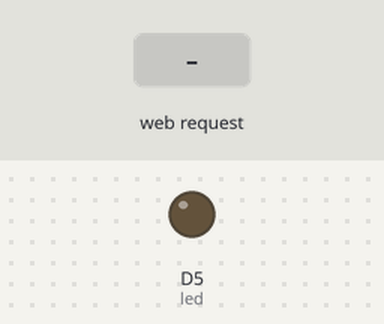
The sketch below on a simulated ESP8266 (NodeMCU). Parts: output pins drawn as LEDs (lit = HIGH). The inputs (shaded band) are chosen by the test bench. WiFi joins after 1.5 s; servers stay silent unless stated; what the sketch prints to the serial monitor is not drawn.

Above: at 2.8 s.
2.9 s: HTTP request GET /ledon received
At 3.9 s:
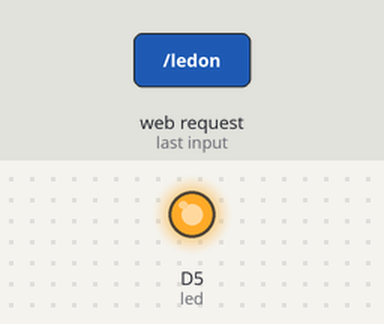
4.4 s: HTTP request GET /ledoff received
At 5.1 s:
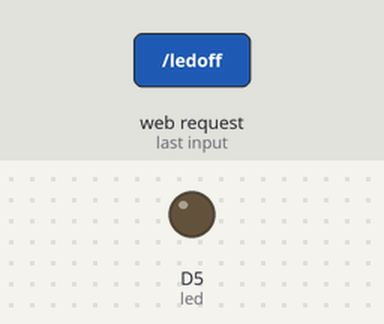
Timing chart, 0 to 7.4 s (numbered marks = the images above; inputs shaded):
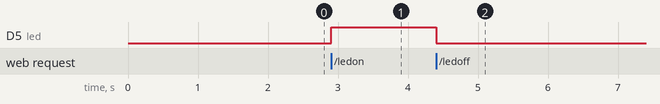

The sketch:

connection_request.ino
```cpp
#include <ESP8266WiFi.h>

WiFiClient client;    //here client is a variable which can be anything
WiFiServer server(80);

#define led D5
String request;

void setup() {
  Serial.begin(9600);
  WiFi.begin("My_Station","myhome@123");
  while(WiFi.status() != WL_CONNECTED)
  {
 delay(200);
 Serial.print("...");
  }
  Serial.println();
  Serial.println("NodeMCU is Connected ! ");
  Serial.println(WiFi.localIP());
  server.begin();
  pinMode(led,OUTPUT);
}

void loop() {
  client = server.available();
  if (client == 1)
  {
     request = client.readStringUntil('\n');
    Serial.println(request);

    request.trim();

   if (request == "GET /ledon HTTP/1.1")
    {
       Serial.println("ledon");
        digitalWrite(D5,HIGH);
    }

   if (request == "GET /ledoff HTTP/1.1")
   {
     Serial.println("ledoff");
     digitalWrite(D5,LOW);
    }

  }

}
```

Measured:
- after the input at 2.9 s, D5 (led): LOW → HIGH at once
- after the input at 4.4 s, D5 (led): HIGH → LOW at once
